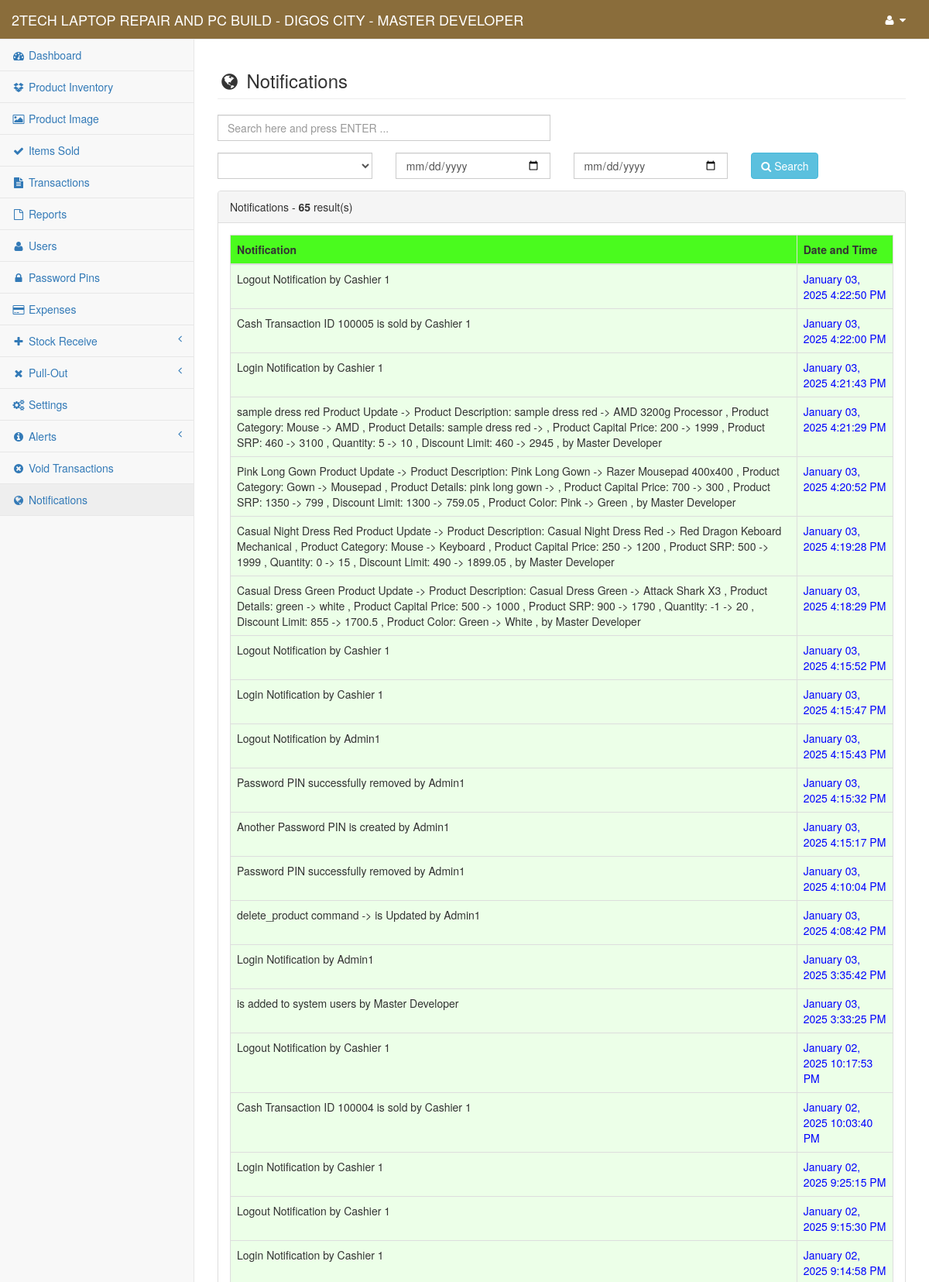
Screenshot of /content/admin/notification (signed in, upper part) with the database file from the repository.
### tables this page shows
CREATE TABLE `gy_my_project` (
  `gy_project` int(1) NOT NULL,
  `gy_project_name` text NOT NULL,
  `gy_project_address` text NOT NULL,
  `gy_system_title` text NOT NULL,
  `gy_year_origin` datetime NOT NULL
);

CREATE TABLE `gy_user` (
  `gy_user_id` int(10) NOT NULL,
  `gy_user_code` varchar(8) NOT NULL,
  `gy_full_name` varchar(255) NOT NULL,
  `gy_username` varchar(50) NOT NULL,
  `gy_password` varchar(100) NOT NULL,
  `gy_user_type` int(5) NOT NULL,
  `gy_user_status` int(1) NOT NULL,
  `gy_branch_id` int(11) NOT NULL
);

CREATE TABLE `gy_notification` (
  `gy_notif_id` int(100) NOT NULL,
  `gy_notif_text` text NOT NULL,
  `gy_notif_date` datetime NOT NULL
);

### conf/my_project.php (called while the page is built, shortened)
<?php
	include 'conn.php';
	$find_my_data=$link->query("SELECT * From `gy_my_project` Where `gy_project`='1'");
	$my_project_detail=$find_my_data->fetch_array();
	$my_project_name = $my_project_detail['gy_project_name'];
?>

### content/admin/session.php (called while the page is built, shortened)
<?php
    $user_id = $_SESSION['fus_user_id'];
    $identify_user=$link->query("Select * From `gy_user` Where `gy_user_id`='$user_id'");
    $row=$identify_user->fetch_array();
    $user_info = $row['gy_full_name'];
?>

### content/admin/my_pagination.php (called while the page is built, shortened)
<?php
        $page_rows = $my_num_rows;
        $pagenum = 1;
        $limit = 'LIMIT ' .($pagenum - 1) * $page_rows .',' .$page_rows;
        $sql = $query_three." $limit";
        $query = mysqli_query($link, $sql);
?>

### content/admin/notification.php (the view, shortened to what this page needs)
<?php
    include("../../conf/function.php");
    include("session.php");
    include("../../conf/my_project.php");
    $my_project_header_title = "Notifications";
    $query_one = "Select * From `gy_notification` Order By `gy_notif_id` DESC";
    $query_three = "Select * From `gy_notification` Order By `gy_notif_id` DESC ";
    $my_num_rows = 100;
    include 'my_pagination.php';
    $count_results=$link->query($query_one)->num_rows;
?>
<!DOCTYPE html>
<html lang="en">
<?php include 'head.php'; ?>
<body>
    <div id="wrapper">
        <?php include 'nav.php'; ?>
        <div id="page-wrapper">
            <div class="row">
                <div class="col-lg-12">
                    <h3 class="page-header"><i class="fa fa-globe fa-fw"></i> <?php echo $my_project_header_title; ?></h3>
                </div>
            </div>
            <div class="row">
                <div class="col-md-12">
                    <div class="row">
                        <div class="col-md-6">
                            <div class="form-group">
                                <form method="post" enctype="multipart/form-data" action="redirect_manager">
                                    <input type="text" class="form-control" placeholder="Search here and press ENTER ..." name="notif_search" id="notif_search" style="border-radius: 0px;" autofocus required>
                                </form>
                            </div>
                        </div>
                        <div class="col-md-12">
                            <div class="row">
                                <form method="post" enctype="multipart/form-data" action="redirect_manager">
                                    <div class="col-md-3">
                                        <div class="form-group">
                                            <select type="text" class="form-control" name="my_condition" style="border-radius: 0px;">
                                                <option></option>
                                                <option>Update</option>
                                            </select>
                                        </div>
                                    </div>
                                    <div class="col-md-3">
                                        <div class="form-group">
                                            <input type="date" class="form-control" name="my_date_from" id="my_date" style="border-radius: 0px;" required>
                                        </div>
                                    </div>
                                    <div class="col-md-3">
                                        <div class="form-group">
                                            <input type="date" class="form-control" name="my_date_to" id="my_date" style="border-radius: 0px;" required>
                                        </div>
                                    </div>
                                    <div class="col-md-3">
                                        <div class="form-group">
                                            <button type="submit" name="submit_notif_condition" class="btn btn-info" title="click to search ..."><i class="fa fa-search"></i> Search</button>
                                        </div>
                                    </div>
                                </form>
                            </div>
                        </div>
                    </div>
                    <div class="panel panel-default">
                        <div class="panel-heading">
                            Notifications - <b><?php echo $count_results; ?></b> result(s)
                        </div>
                        <div class="panel-body">
                            <div class="table-responsive">
                            <div class="dataTable_wrapper">
                                <table class="table table-striped table-bordered table-hover responsive">
                                    <thead class="ulo_lamisa4">
                                        <tr>
                                            <th>Notification</th>
                                            <th>Date and Time</th>
                                        </tr>
                                    </thead>
                                    <tbody>
                                        <?php
                                            while ($data_row=$query->fetch_array()) {
                                        ?>
                                        <tr class="odd gradeX" id="rowy4">
                                            <td><?php echo $data_row['gy_notif_text']; ?></td>
                                            <td><span style="color: blue;"><?php echo date("F d, Y g:i:s A", strtotime($data_row['gy_notif_date'])); ?></span></td>
                                        </tr>
                                        <?php } ?>
                                    </tbody>
                                </table>
                            </div>
                            </div>
                        </div>
                    </div>
                </div>
            </div>
        </div>
    </div>
</body>
</html>

### content/admin/nav.php (shortened to what this page needs)
<nav class="navbar navbar-default navbar-static-top" role="navigation" style="margin-bottom: 0; background-color: #8a6d3b; color: #fff;">
    <div class="navbar-header">
        <a class="navbar-brand" href="index"><span style="text-transform: uppercase; color: #fff;"><?php echo $my_project_name; ?> <?php echo $my_project_title; ?> - <?php echo $user_info ?></span></a>
    </div>
    <div class="full-right">
    <ul class="nav navbar-top-links navbar-right">
        <li class="dropdown">
            <a class="dropdown-toggle" data-toggle="dropdown" id="navi" href="#">
                <i class="fa fa-user fa-fw"></i>  <i class="fa fa-caret-down"></i>
            </a>
        </li>
    </ul>
    </div>
        <?php include("side-panel.php"); ?>
</nav>

### content/admin/nav.php (style rules this page uses)
#navi { color: #fff; }

### rows the page displays
gy_my_project: gy_project_name "2TECH LAPTOP REPAIR AND PC BUILD - DIGOS CITY"
gy_user: gy_full_name "MASTER DEVELOPER"
gy_notification: gy_notif_text "Logout Notification by Cashier 1", gy_notif_date "January 03, 2025 4:22:50 PM"
gy_notification: gy_notif_text "Cash Transaction ID 100005 is sold by Cashier 1", gy_notif_date "January 03, 2025 4:22:00 PM"
gy_notification: gy_notif_text "Login Notification by Cashier 1", gy_notif_date "January 03, 2025 4:21:43 PM"
gy_notification: gy_notif_text "sample dress red Product Update -> Product Description: sample dress red -> AMD 3200g Processor , Product Category: Mouse -> AMD , Product Details: sample dress red -> , Product Capital Price: 200 -> 1999 , Product SRP: 460 -> 3100 , Quantity: 5 -> 10 , Discount Limit: 460 -> 2945 , by Master Developer", gy_notif_date "January 03, 2025 4:21:29 PM"
gy_notification: gy_notif_text "Pink Long Gown Product Update -> Product Description: Pink Long Gown -> Razer Mousepad 400x400 , Product Category: Gown -> Mousepad , Product Details: pink long gown -> , Product Capital Price: 700 -> 300 , Product SRP: 1350 -> 799 , Discount Limit: 1300 -> 759.05 , Product Color: Pink -> Green , by Master Developer", gy_notif_date "January 03, 2025 4:20:52 PM"
gy_notification: gy_notif_text "Casual Night Dress Red Product Update -> Product Description: Casual Night Dress Red -> Red Dragon Keboard Mechanical , Product Category: Mouse -> Keyboard , Product Capital Price: 250 -> 1200 , Product SRP: 500 -> 1999 , Quantity: 0 -> 15 , Discount Limit: 490 -> 1899.05 , by Master Developer", gy_notif_date "January 03, 2025 4:19:28 PM"
gy_notification: gy_notif_text "Casual Dress Green Product Update -> Product Description: Casual Dress Green -> Attack Shark X3 , Product Details: green -> white , Product Capital Price: 500 -> 1000 , Product SRP: 900 -> 1790 , Quantity: -1 -> 20 , Discount Limit: 855 -> 1700.5 , Product Color: Green -> White , by Master Developer", gy_notif_date "January 03, 2025 4:18:29 PM"
gy_notification: gy_notif_text "Logout Notification by Cashier 1", gy_notif_date "January 03, 2025 4:15:52 PM"
gy_notification: gy_notif_text "Login Notification by Cashier 1", gy_notif_date "January 03, 2025 4:15:47 PM"
gy_notification: gy_notif_text "Logout Notification by Admin1", gy_notif_date "January 03, 2025 4:15:43 PM"
gy_notification: gy_notif_text "Password PIN successfully removed by Admin1", gy_notif_date "January 03, 2025 4:15:32 PM"
gy_notification: gy_notif_text "Another Password PIN is created by Admin1", gy_notif_date "January 03, 2025 4:15:17 PM"
gy_notification: gy_notif_text "Password PIN successfully removed by Admin1", gy_notif_date "January 03, 2025 4:10:04 PM"
gy_notification: gy_notif_text "delete_product command -> is Updated by Admin1", gy_notif_date "January 03, 2025 4:08:42 PM"
gy_notification: gy_notif_text "Login Notification by Admin1", gy_notif_date "January 03, 2025 3:35:42 PM"
gy_notification: gy_notif_text "is added to system users by Master Developer", gy_notif_date "January 03, 2025 3:33:25 PM"
gy_notification: gy_notif_text "Logout Notification by Cashier 1", gy_notif_date "January 02, 2025 10:17:53 PM"
gy_notification: gy_notif_text "Cash Transaction ID 100004 is sold by Cashier 1", gy_notif_date "January 02, 2025 10:03:40 PM"
gy_notification: gy_notif_text "Login Notification by Cashier 1", gy_notif_date "January 02, 2025 9:25:15 PM"
gy_notification: gy_notif_text "Logout Notification by Cashier 1", gy_notif_date "January 02, 2025 9:15:30 PM"
gy_notification: gy_notif_text "Login Notification by Cashier 1", gy_notif_date "January 02, 2025 9:14:58 PM"

### other values shown
$my_project_header_title "Notifications"
$count_results "65"
